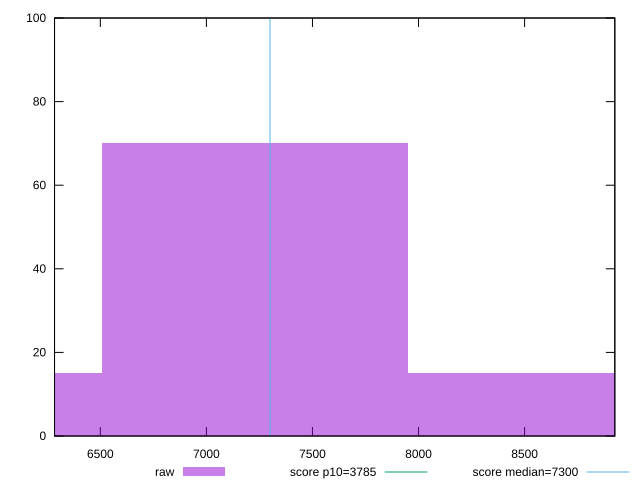

This chart was generated by the following gnuplot code:
reset

$raw <<EOF
7229.096741623699 70
5783.277393298959 15
8674.91608994844 15
EOF

set key outside below
set boxwidth 1445.8193483247398
set xrange [6284.133999999999:8925.287]
set yrange [0:100]
set trange [0:100]
set style fill transparent solid 0.5 noborder

set parametric
set terminal svg size 640, 490 enhanced background rgb 'white'
set output "report_00015_2021-02-09T16-11-33.973Z/interactive/samples/pages+cached+noadtech+nomedia/raw/histogram.svg"

plot $raw title "raw" with boxes, \
     3785,t title "score p10=3785", \
     7300,t title "score median=7300"

reset
